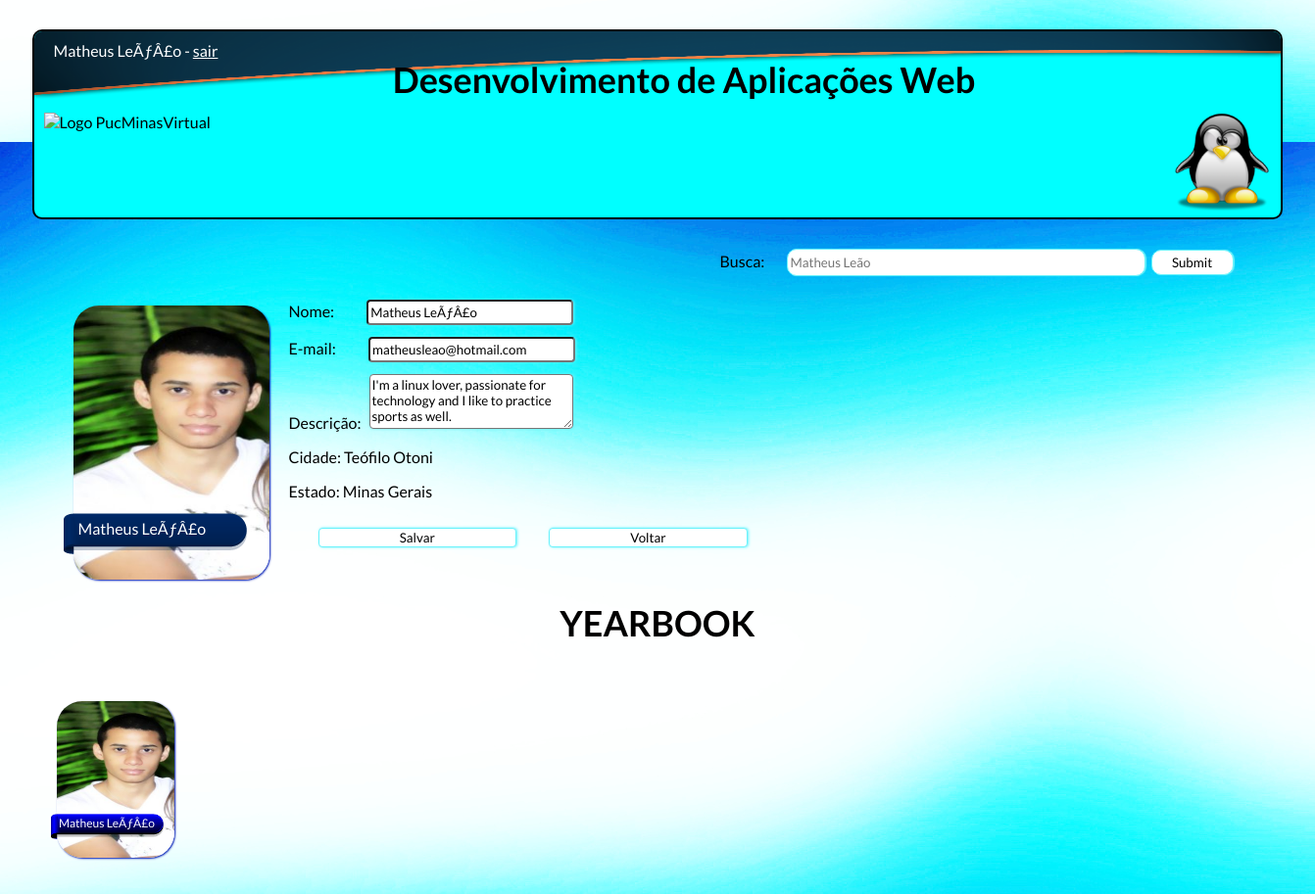
/editarPerfil.php (signed in), run on the app's committed database.
### tables this page shows
CREATE TABLE IF NOT EXISTS `participantes` (
  `login` varchar(50) NOT NULL,
  `senha` varchar(50) NOT NULL,
  `nomeCompleto` varchar(50) NOT NULL,
  `arquivoFoto` varchar(50) NOT NULL,
  `cidade` varchar(50) NOT NULL,
  `email` varchar(50) NOT NULL,
  `descricao` text NOT NULL
);

### editarPerfil.php (the view, shortened to what this page needs)
<!DOCTYPE html>
<html>
<head>
<link rel="stylesheet" href="style.css" />
</head>
<body>
<header>
<p id="pr"> <?php echo utf8_decode($_SESSION['nomeCompleto']);?> - <a id="sair" href="logout.php" >sair</a></p>
<a href="index2.php"><img id="bg" src="img/header.png" alt="Logo PucMinasVirtual" />
<img id="left" src="img/puc.png" alt="Logo PucMinasVirtual" />
<img id="right" src="img/Linux.png" alt="Logo PucMinasVirtual" />
<h1>Desenvolvimento de Aplicações Web</h1>
</a>
</header>
<div id="divtopo">
<div id="busca">
<form method="post" action="index2.php" >
<label for="filtro">Busca:</label>
<input type="text" name="filtro" id="buscaField" placeholder="Matheus Leão" required="required" />
<input type="submit" name="send" id="send" placeholder="Enviar"  />
</form>
</div>
<?php
try{
	$conexao = conn_mysql();
		$loginUser = utf8_encode($_SESSION['loginUser']);
		$SQLSelect = 'SELECT * FROM participantes WHERE login=?';
		$operacao = $conexao->prepare($SQLSelect);
		$pesquisar = $operacao->execute(array($loginUser));
		$resultados = $operacao->fetchAll();
		if (count($resultados)>0){
			foreach($resultados as $contatosEncontrados){
echo "<form method='post' action='updatePerfil.php' >";
echo "<a class='app2' href='pessoal.html'>
	      <figure>
         <img id='imgUser' src='./".utf8_decode($contatosEncontrados['arquivoFoto'])."'/>
         <figcaption>".utf8_decode($contatosEncontrados['nomeCompleto'])."</figcaption>
       </figure>
      </a>";
echo "<div id='dados_pessoais'>
<label for='nome'>Nome:</label>
<input type='text' name='nome' id='nome' value='".utf8_decode($contatosEncontrados['nomeCompleto'])."' required='required' />
<br>
<label for='email'>E-mail:</label>
<input type='text' name='email' id='email' value='".utf8_decode($contatosEncontrados['email'])."' required='required' />
<br>
<label for='nome'>Descrição:</label>
<textarea name='desc' id='desc' >".utf8_decode($contatosEncontrados['descricao'])."</textarea>
<p>Cidade: Teófilo Otoni</p>
<p>Estado: Minas Gerais</p>
<input type='submit' id='send' value='Salvar' />
<input type='submit' id='send' value='Voltar' />
   </div>";
}
		}
		else{
			echo'<div class="starter-template">';
			echo"\n<h3 class=\sub-header\>Dados não encontrados.</h3>";
			echo'</div>';
		}
	}
	catch (PDOException $e)
	{
    echo "Erro!: " . $e->getMessage() . "<br>";
    die();
	}
?>
</div>
<h2>YEARBOOK</h2>
<section>
<?php
try{
	$conexao = conn_mysql();
		$SQLSelect = 'SELECT nomeCompleto, arquivoFoto FROM participantes';
		$operacao = $conexao->prepare($SQLSelect);
		if(!empty($_POST['filtro'])){
			$pesquisar = $operacao->execute(array($nomeBusca));
		}
		else
				$pesquisar = $operacao->execute();
		$resultados = $operacao->fetchAll();
		if (count($resultados)>0){
			foreach($resultados as $contatosEncontrados){
	echo "<a class='app' href='./index2.php?verPerfil=".htmlspecialchars($contatosEncontrados['login'])."'>
     <figure>
       <img src='./".utf8_decode($contatosEncontrados['arquivoFoto'])."' alt='".utf8_decode($contatosEncontrados['nomeCompleto'])."' />
      <figcaption>".utf8_decode($contatosEncontrados['nomeCompleto'])."</figcaption>
     </figure>
    <div class='appear'>
	    <img id='lupa' src='img/lupa.png' alt='' />
    </div>
    </a>";
		}
	}
		else{
			echo"\n<h3>Nenhum participante com este nome.</h3>";
		}
	}
	catch (PDOException $e)
	{
    echo "Erro!: " . $e->getMessage() . "<br>";
    die();
	}
?>
</section>
</body>
</html>

### style.css (style rules this page uses)
* { text-decoration:none; font-family: 'Lato', sans-serif; }
#pr > #sair { color: #FFF; text-decoration: underline; }
#pr { position: absolute; color: white; margin: 10px 0 0 20px; }
body { background-image: url('./img/bg.jpg'); background-attachment: fixed; background-position: 100% 100%; transition: all 2.5s linear; }
#divtopo { overflow:hidden; width:96%; height:330px; margin:30px auto; border-radius:10px; }
header { overflow:hidden; width:96%; height:190px; margin:30px auto; border:solid 2px #000; border-radius:10px; background-color:#00FFFF; }
#bg { margin-top:-30px; width:100%; height:100px; }
#left { width:100px; height:100px; margin-top: 10px; margin-left:10px; }
#right { width:100px; height:100px; margin-top: 10px; margin-right:10px; position:relative; float:right; }
header h1 { text-align:center; margin-top:-75px; margin-left:54px; color:#000; font-size:36px; }
h2 { text-align:center; padding: 0 10px; color:#000; font-size:36px; }
section { margin-left: 30px; margin-top: -50px; }
.app2 > figure { display:block; width:200px; height:280px; margin: -50px 20px 10px 20px; float:left; }
.app2 > figure > img { display:block; width:200px; height:280px; margin:68px 20px 10px 20px; float:left; }
.app2 > figure figcaption { background-image: url('./img/img_menu1.png'); background-repeat: no-repeat; color: white; width: 100%; height: 80px; position:relative; margin: 280px 0 0 10px; padding: 6px 0 0 15px; text-align: left; font-size:16px; transition: all 0.2s linear; }
figure { display:block; width:120px; height:160px; margin:68px 20px 10px 20px; float:left; }
a { color:#000; }
figure figcaption { background-image: url('./img/img_menu2.png'); background-repeat: no-repeat; color: white; width: 100%; height: 80px; position:relative; margin: 125px 0 0 -6px; padding: 2px 0 0 8px; text-align: left; font-size:12px; transition: all 0.2s linear; }
figure img { width:120px; height:160px; position:absolute; margin-top:10px; box-shadow:1px 1px 2px #001BB5; border-radius:26px; transition: all 0.2s linear; }
#dados_pessoais { position: relative; margin: 40px 0 0 260px; }
#dados_pessoais > input { margin: 12px 0 0 30px; width: 20%; height: 20px; border-radius: 4px; box-shadow: 1px 0 3px #69F2FB; }
#dados_pessoais > textarea { margin: 12px 0 0 5px; width: 20%; height: 50px; border-radius: 4px; box-shadow: 1px 0 3px #69F2FB; }
#busca { position: absolute; margin: 0 0 0 700px; width: 600px; height: 200px; }
#busca input[type="text"] { margin: 0px 0 0 20px; width: 60%; height: 24px; background-color: #FFF; border: solid 1px #69F2FB; border-radius: 10px 10px 10px 10px; box-shadow: 1px 0 1px #69F2FB; }
input[type="submit"] { margin: 0px 0 0 2px; width: 14%; height: 26px; background-color: #FFF; border: solid 1px #69F2FB; border-radius: 10px 10px 10px 10px; box-shadow: 1px 0 1px #69F2FB; cursor: pointer; }

### data on the page
participantes: arquivoFoto (picture), nomeCompleto "Matheus LeÃƒÂ£o", nome "Matheus LeÃƒÂ£o", email "matheusleao@hotmail.com", desc "I'm a linux lover, passionate for technology and I like to practice sports as well."

### other printed values
utf8_decode($_SESSION['nomeCompleto']) "Matheus LeÃƒÂ£o"
